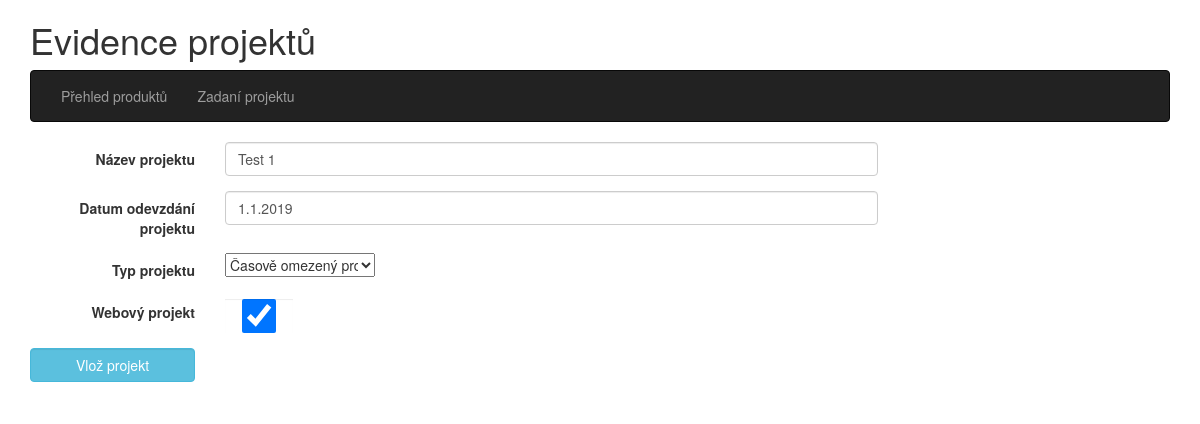
Page /form/FormZadaniProjektu.php?edit=1 on the committed database.
### tables this page shows
CREATE TABLE `project` (
  `id` int(10) NOT NULL,
  `NazevProjektu` varchar(100) NOT NULL,
  `DatumOdevzdaniProjektu` varchar(100) NOT NULL,
  `TypProjektu` varchar(100) NOT NULL,
  `WebovyProjekt` int(100) NOT NULL
);

### database/PDOconnection.php (called while the page is built, shortened)
<?php
abstract class PDOconnection {
    private static $instance = null;
    private static $conn;
    private static function setConnection() {
        if (self::$instance == null) {
            try {
                self::$conn = new PDO("mysql:host=" . DB_PORT . ";dbname=" . DB_NAME . ";charset=utf8", DB_USER, DB_PASSWORD);
                self::$conn->setAttribute(PDO::ATTR_ERRMODE, PDO::ERRMODE_EXCEPTION);
            } catch (PDOException $exc) {
                echo $exc->getTraceAsString();
            }
        }
    }
    public function getConnection() {
        return self::$conn;
    }
}

### database/Dotaz_DB.php (called while the page is built, shortened)
<?php
require_once 'PDOconnection.php';
class dotaz_DB extends PDOconnection {
    public function getProjectPodleId($idProject) {
        $dotaz = $this->getConnection()->prepare("select * from project where id=?");
        $dotaz->execute(array($idProject));
        return $dotaz->fetch();
    }
}

### form/FormZadaniProjektu.php (the view, shortened to what this page needs)
<?php
require_once '../includes/header.php';
require_once '../database/Dotaz_DB.php';
if (isset($_GET['edit'])) {
    $database = new Dotaz_DB();
    $result = $database->getProjectPodleId($_GET['edit']);
    if ($result) {
        $dataForm = $result;
    }
}
?>
<form class="form-horizontal" id="zadaniProjektuForm" method="post" action="">
    <div class="form-group">
        <label class="control-label col-sm-2">Název projektu</label>
        <div class="col-sm-7">
            <input type="text" class="form-control" value="<?php if (isset($dataForm['NazevProjektu'])) echo $dataForm['NazevProjektu'] ?>" name="NazevProjektu" id="nazevProjektu" >
        </div>
    </div>
    <div class="form-group">
        <label class="control-label col-sm-2">Datum odevzdání projektu</label>
        <div class="col-sm-7">
            <input type="text" class="form-control" value="<?php if (isset($dataForm['DatumOdevzdaniProjektu'])) echo $dataForm['DatumOdevzdaniProjektu'] ?>" name="DatumOdevzdaniProjektu" id="DatumOdevzdaniProjektu">
        </div>
    </div>
    <div class="form-group">
        <label class="control-label col-sm-2">Typ projektu</label>
        <div class="col-sm-7">
            <select id="TypProjektu" name="TypProjektu" style="width: 150px;">
                <option value="Časově omezený projekt" <?php if (isset($dataForm['TypProjektu'])) {
            if ($dataForm['TypProjektu'] == 'Časově omezený projekt') echo 'selected';
        } ?>>Časově omezený projekt</option>
            </select>
        </div>
    </div>
    <div class="form-group">
        <label class="control-label col-sm-2">Webový projekt</label>
        <div class="col-sm-1">
            <input type="checkbox" id="WebovyProjekt" name="WebovyProjekt" value="1" <?php echo isset($dataForm['WebovyProjekt']) ? "checked='1'" : ""; ?> class="form-control">
        </div>
    </div>
    <div class="form-group">
        <div class="col-sm-2">
            <button type="submit" class="form-control btn-info">Vlož projekt</button>
        </div>
    </div>
</form>
<?php
require_once '../includes//footer.php';
?>

### rows in the picture
project: NazevProjektu "Test 1", DatumOdevzdaniProjektu "1.1.2019", TypProjektu "Časově omezený projekt", WebovyProjekt "☑"
